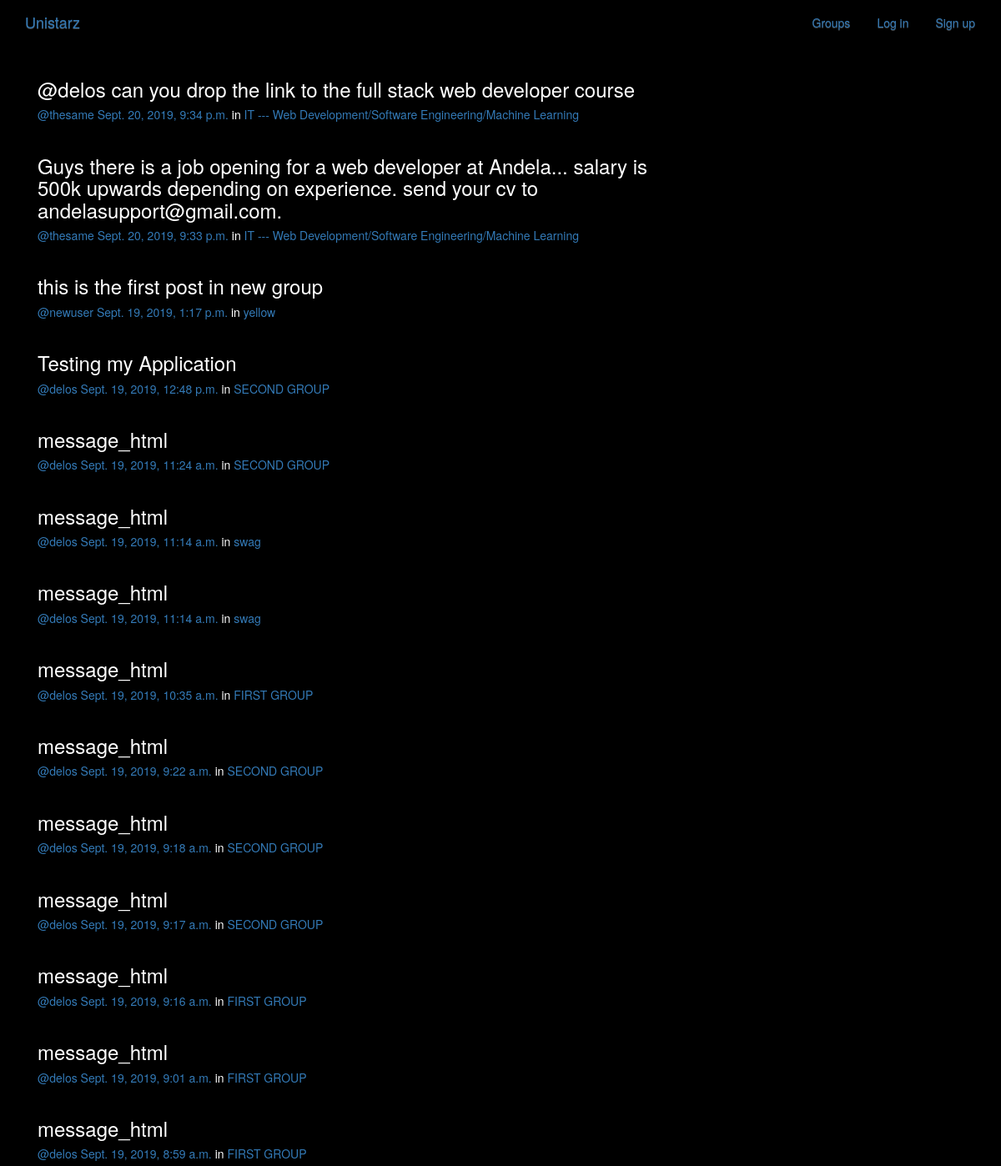
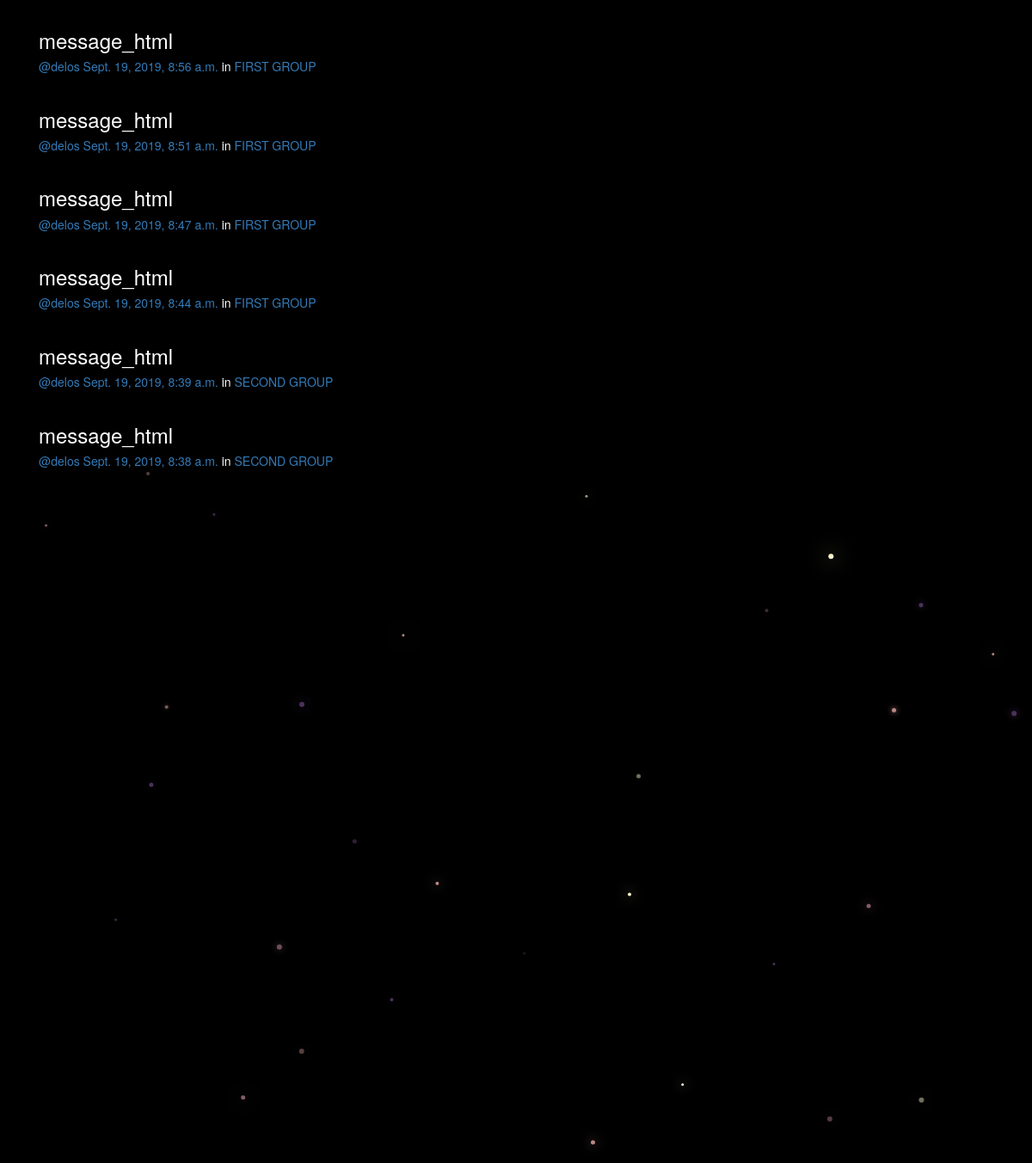
/posts/, run on the app's committed database (2 pictures, top to bottom).
### posts/models.py (models this page shows, shortened)
class Post(models.Model):
    user = models.ForeignKey(User, related_name="posts",on_delete=models.CASCADE)
    created_at = models.DateTimeField(auto_now=True)
    message = models.TextField()
    message_html = models.TextField(editable=False, default="")
    group = models.ForeignKey(Group, related_name="posts",null=True, blank=True,on_delete=models.CASCADE)
    class Meta:
        ordering = ["-created_at"]
        unique_together = ["user", "message"]

### groups/models.py (models this page shows, shortened)
class Group(models.Model):
    name = models.CharField(max_length=255, unique=True)
    slug = models.SlugField(allow_unicode=True, unique=True)
    description = models.TextField(blank=True, default='')
    description_html = models.TextField(editable=False, default='', blank=True)
    members = models.ManyToManyField(User,through="GroupMember")
    class Meta:
        ordering = ["name"]

### posts/views.py (the view)
# urls.py: path('', views.PostList.as_view(), name="all"),
class PostList(SelectRelatedMixin, generic.ListView):
    model = models.Post
    select_related = ("user", "group")

### posts/templates/posts/post_list.html (shortened to what this page needs)
{% extends "posts/post_base.html" %}
{% load humanize %}
{% block post_content %}
<div class="col-md-8">
	{% for post in post_list %}
  {% include "posts/_post.html" %}
	{% endfor %}
</div>
{% endblock %}

### posts/templates/posts/_post.html (shortened to what this page needs)
<div class="post media">
	<h3>{{ post.message_html|safe }}</h3>
	<div class="media-body">
		<h5 class="media-heading">
			<span class="username"><a href="{% url 'posts:for_user' username=post.user.username %}">@{{ post.user.username }}</a></span>
			<time class="time"><a href="{% url 'posts:single' username=post.user.username pk=post.pk %}">{{ post.created_at }}</a></time>
			{% if post.group %}
			<span class="group-name">in <a href="#">{{ post.group.name }}</a></span>
			{% endif %}
		</h5>
	</div>
</div>

### static/simplesocial/css/master.css (style rules this page uses)
body { margin: 0; overflow: hidden; background-color: black; color:white; }

### data on the page
Post: message_html "@delos can you drop the link to the full stack web developer course", user.username "thesame", created_at "Sept. 20, 2019, 9:34 p.m.", group.name "IT --- Web Development/Software Engineering/Machine Learning"
Post: message_html "Guys there is a job opening for a web developer at Andela... salary is 500k upwards depending on experience. send your cv to andelasupport@gmail.com.", user.username "thesame", created_at "Sept. 20, 2019, 9:33 p.m.", group.name "IT --- Web Development/Software Engineering/Machine Learning"
Post: message_html "this is the first post in new group", user.username "newuser", created_at "Sept. 19, 2019, 1:17 p.m.", group.name "yellow"
Post: message_html "Testing my Application", user.username "delos", created_at "Sept. 19, 2019, 12:48 p.m.", group.name "SECOND GROUP"
Post: message_html "message_html", user.username "delos", created_at "Sept. 19, 2019, 11:24 a.m.", group.name "SECOND GROUP"
Post: message_html "message_html", user.username "delos", created_at "Sept. 19, 2019, 11:14 a.m.", group.name "swag"
Post: message_html "message_html", user.username "delos", created_at "Sept. 19, 2019, 11:14 a.m.", group.name "swag"
Post: message_html "message_html", user.username "delos", created_at "Sept. 19, 2019, 10:35 a.m.", group.name "FIRST GROUP"
Post: message_html "message_html", user.username "delos", created_at "Sept. 19, 2019, 9:22 a.m.", group.name "SECOND GROUP"
Post: message_html "message_html", user.username "delos", created_at "Sept. 19, 2019, 9:18 a.m.", group.name "SECOND GROUP"
Post: message_html "message_html", user.username "delos", created_at "Sept. 19, 2019, 9:17 a.m.", group.name "SECOND GROUP"
Post: message_html "message_html", user.username "delos", created_at "Sept. 19, 2019, 9:16 a.m.", group.name "FIRST GROUP"
Post: message_html "message_html", user.username "delos", created_at "Sept. 19, 2019, 9:01 a.m.", group.name "FIRST GROUP"
Post: message_html "message_html", user.username "delos", created_at "Sept. 19, 2019, 8:59 a.m.", group.name "FIRST GROUP"
Post: message_html "message_html", user.username "delos", created_at "Sept. 19, 2019, 8:56 a.m.", group.name "FIRST GROUP"
Post: message_html "message_html", user.username "delos", created_at "Sept. 19, 2019, 8:51 a.m.", group.name "FIRST GROUP"
Post: message_html "message_html", user.username "delos", created_at "Sept. 19, 2019, 8:47 a.m.", group.name "FIRST GROUP"
Post: message_html "message_html", user.username "delos", created_at "Sept. 19, 2019, 8:44 a.m.", group.name "FIRST GROUP"
Post: message_html "message_html", user.username "delos", created_at "Sept. 19, 2019, 8:39 a.m.", group.name "SECOND GROUP"
Post: message_html "message_html", user.username "delos", created_at "Sept. 19, 2019, 8:38 a.m.", group.name "SECOND GROUP"
